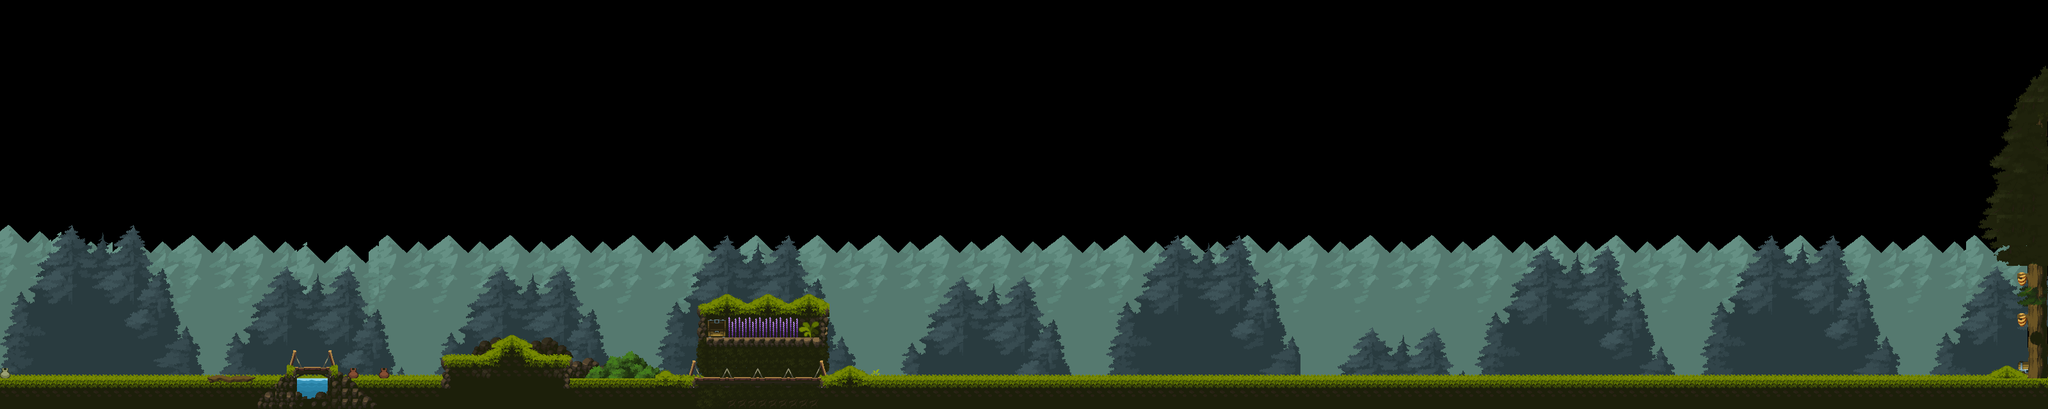

A 2D game scene composited from a Tiled map and its tileset images. What follows is a short description and the map's XML, with each tile layer's data collapsed to a summary:
An orthogonal 200x40 tile map with 16x16 px tiles, 5 tile layers (Mountains, BACKGROUND TREES, Tile Layer 1, Trees, ...), 4 tilesets and 13 objects.

<map version="1.10" tiledversion="1.10.2" orientation="orthogonal" renderorder="right-down" width="200" height="40" tilewidth="16" tileheight="16" infinite="0" nextlayerid="10" nextobjectid="15">
 <editorsettings>
  <export target="Sheran_LVL1.lua" format="lua" />
 </editorsettings>
 <tileset firstgid="1" name="Tiles.tsx" tilewidth="16" tileheight="16" tilecount="625" columns="25">
  <image source="Tiles.tsx.png" width="400" height="400" />
 </tileset>
 <tileset firstgid="626" name="Buildings" tilewidth="16" tileheight="16" tilecount="625" columns="25">
  <image source="Buildings.png" width="400" height="400" />
 </tileset>
 <tileset firstgid="1251" name="Dark-Tree" tilewidth="16" tileheight="16" tilecount="6300" columns="84">
  <image source="Dark-Tree.png" width="1344" height="1200" />
 </tileset>
 <tileset firstgid="7551" name="Background" tilewidth="16" tileheight="16" tilecount="896" columns="56">
  <image source="Background.png" width="896" height="256" />
 </tileset>
 <layer id="7" name="Mountains" width="200" height="40">
  <data>[8000 cells, 2992 non-empty, 93 distinct tile ids]</data>
 </layer>
 <objectgroup id="9" name="Object Layer 1">
  <object id="2" x="0" y="592" width="3200" height="48" />
  <object id="3" x="3168" y="144" width="32" height="448" />
  <object id="4" x="688" y="560" width="208" height="48" />
  <object id="5" x="768" y="544" />
  <object id="6" x="768" y="544" width="64" height="16" />
  <object id="7" x="784" y="528" width="32" height="16" />
  <object id="8" x="1088" y="480" width="16" height="64" />
  <object id="9" x="1104" y="528" width="176" height="16" />
  <object id="10" x="1280" y="480" width="16" height="64" />
  <object id="11" x="1216" y="480" width="64" height="16" />
  <object id="12" x="1104" y="480" width="64" height="16" />
  <object id="13" x="464" y="576" width="48" height="16" />
  <object id="14" x="-32" y="272" />
 </objectgroup>
 <layer id="8" name="BACKGROUND TREES" width="200" height="40">
  <data>[8000 cells, 2562 non-empty, 298 distinct tile ids]</data>
 </layer>
 <layer id="1" name="Tile Layer 1" width="200" height="40">
  <data>[8000 cells, 931 non-empty, 68 distinct tile ids]</data>
 </layer>
 <layer id="2" name="Trees" width="200" height="40">
  <data>[8000 cells, 371 non-empty, 130 distinct tile ids]</data>
 </layer>
 <layer id="3" name="Objects" width="200" height="40">
  <data>[8000 cells, 207 non-empty, 135 distinct tile ids]</data>
 </layer>
</map>
